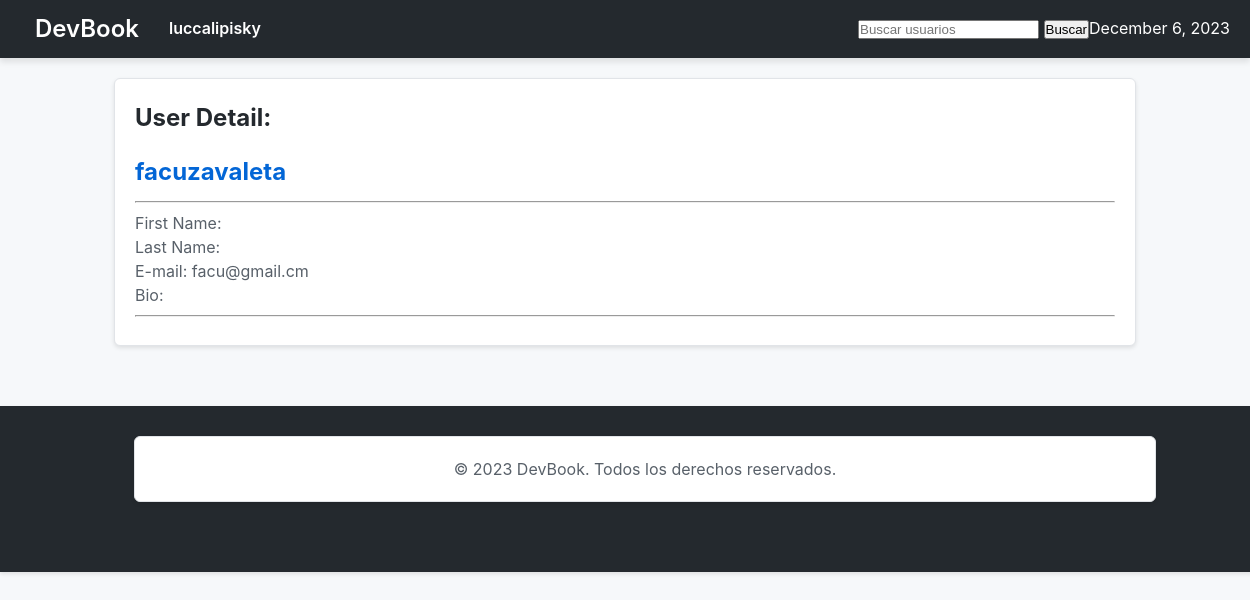
The app's page /facuzavaleta/detail/ (signed in), older data.
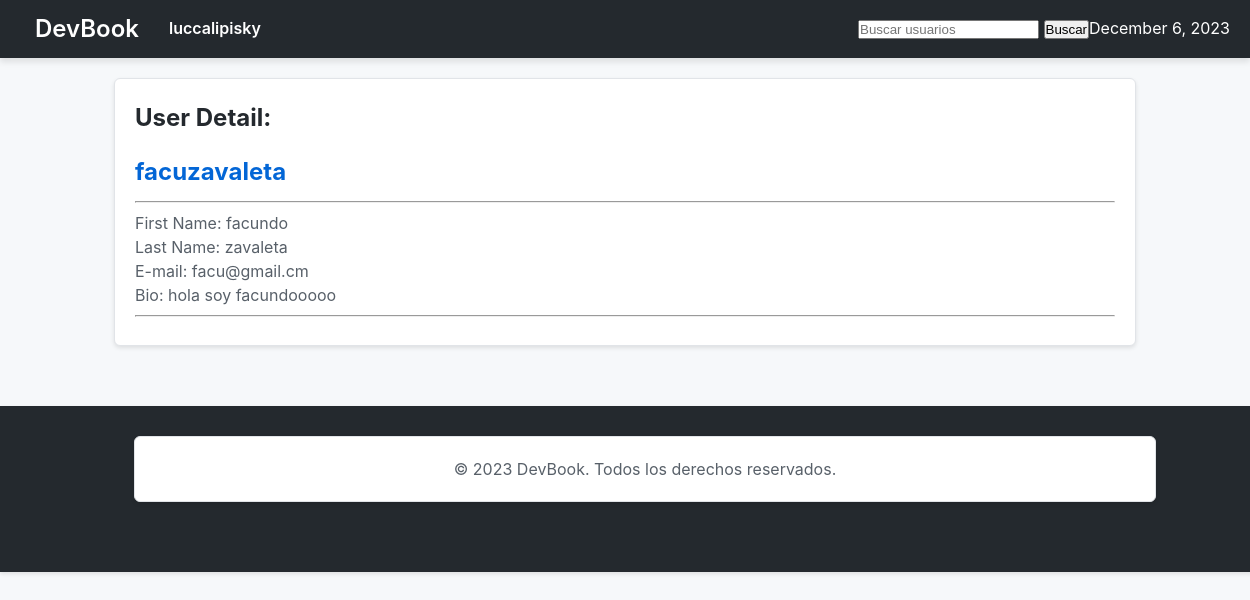
The same page, newer data.
### users/models.py (models this page shows, shortened)
class CustomUser(AbstractUser):
    email = models.EmailField(unique=True)
    bio = models.TextField(max_length=500, blank=True)
    image = models.ImageField(upload_to='profile_images/', null=True, blank=True)

### users/views.py (the view)
# urls.py: path('<str:username>/detail/', user_detail, name='user_detail'),
@login_required
def user_detail(request, username):
    user = get_object_or_404(CustomUser, username=username)
    return render(request, 'users/user_detail.html', {'user': user, 'username': username})

### devbook/context_processors.py (called while the page is built)
def current_datetime(request):
    return {'current_datetime': datetime.now()}

### users/templates/users/user_detail.html (shortened to what this page needs)
{% extends 'base.html' %}
{% load static %}
{% block page_content %}
<section>
    <h1>User Detail:</h1> <h3>{{ user.username }}</h3>
    <hr>
    <p>First Name: {{ user.first_name }}</p>
    <p>Last Name: {{ user.last_name }}</p>
    <p>E-mail: {{ user.email }}</p>
    <p>Bio: {{ user.bio }}</p>
    <hr>
</section>
{% endblock %}

Row changes from the older to the newer data that the page shows:
changed CustomUser "facuzavaleta": first_name (not shown) → "facundo"; last_name (not shown) → "zavaleta"; bio (not shown) → "hola soy facundooooo"
